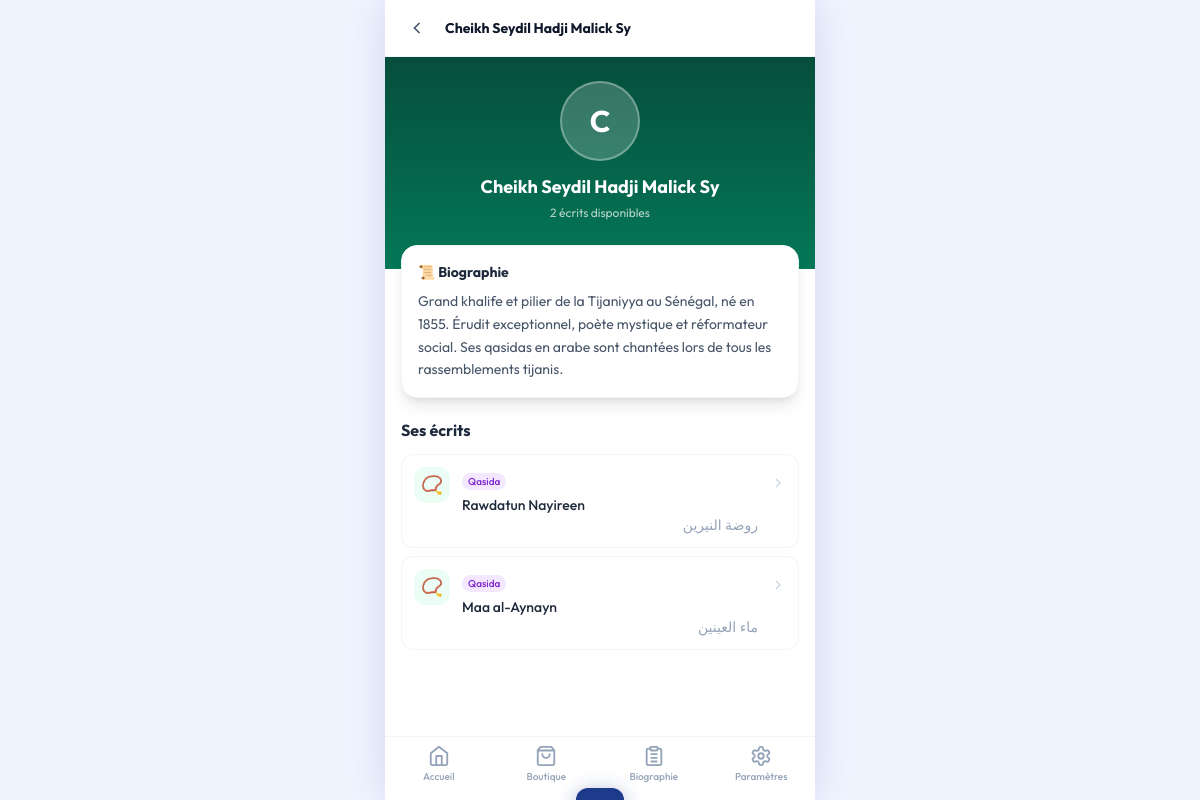
Screenshot of /pages/auteur.php?id=2 with the database file from the repository.
### tables this page shows
CREATE TABLE IF NOT EXISTS auteurs (
    id INT AUTO_INCREMENT PRIMARY KEY,
    nom VARCHAR(200) NOT NULL,
    biographie TEXT,
    photo VARCHAR(255),
    ordre INT DEFAULT 0
);

CREATE TABLE IF NOT EXISTS ecrits (
    id INT AUTO_INCREMENT PRIMARY KEY,
    auteur_id INT NOT NULL,
    titre VARCHAR(300) NOT NULL,
    titre_arabe VARCHAR(300),
    contenu_arabe LONGTEXT,
    contenu_francais LONGTEXT,
    type ENUM('qasida','wird','livre','discours','autre') DEFAULT 'autre',
    created_at TIMESTAMP DEFAULT CURRENT_TIMESTAMP,
    FOREIGN KEY (auteur_id) REFERENCES auteurs(id) ON DELETE CASCADE
);

### includes/auth.php (called while the page is built, shortened)
<?php
function e(string $str): string {
    return htmlspecialchars($str, ENT_QUOTES, 'UTF-8');
}

### pages/auteur.php (the view, shortened to what this page needs)
<?php
require_once __DIR__ . '/../includes/header.php';
$pdo = db();
$id  = (int)($_GET['id'] ?? 0);
$auteur = $pdo->prepare("SELECT * FROM auteurs WHERE id = ?");
$auteur->execute([$id]);
$auteur = $auteur->fetch();
$ecrits = $pdo->prepare("SELECT * FROM ecrits WHERE auteur_id = ? ORDER BY id DESC");
$ecrits->execute([$id]);
$ecrits = $ecrits->fetchAll();
$typeLabels = ['qasida'=>'Qasida','wird'=>'Wird','livre'=>'Livre','discours'=>'Discours','autre'=>'Autre'];
$typeColors = ['qasida'=>'bg-purple-100 text-purple-700','wird'=>'bg-blue-100 text-blue-700','livre'=>'bg-green-100 text-green-700','discours'=>'bg-amber-100 text-amber-700','autre'=>'bg-slate-100 text-slate-600'];
?>
<div class="sticky top-0 z-40 bg-white dark:bg-slate-900 border-b border-slate-100 dark:border-slate-800 px-4">
    <div class="flex items-center h-14 gap-3">
        <a href="/pages/bibliotheque.php" class="w-8 h-8 flex items-center justify-center text-slate-600 dark:text-slate-300">
            <svg xmlns="http://www.w3.org/2000/svg" width="20" height="20" fill="none" stroke="currentColor" stroke-width="2" viewBox="0 0 24 24"><path d="m15 18-6-6 6-6"/></svg>
        </a>
        <h1 class="font-bold text-slate-900 dark:text-white text-sm truncate"><?= e($auteur['nom']) ?></h1>
    </div>
</div>
<main class="page-content">
    <div class="bg-gradient-to-b from-emerald-900 to-emerald-700 px-4 pt-6 pb-12 text-white text-center">
        <div class="w-20 h-20 mx-auto rounded-full bg-white/20 border-2 border-white/30 flex items-center justify-center mb-3">
            <?php if ($auteur['photo']): ?>
            <img src="/assets/uploads/<?= e($auteur['photo']) ?>" class="w-full h-full rounded-full object-cover">
            <?php else: ?>
            <span class="text-3xl font-bold"><?= mb_strtoupper(mb_substr($auteur['nom'], 0, 1)) ?></span>
            <?php endif; ?>
        </div>
        <h2 class="text-lg font-bold"><?= e($auteur['nom']) ?></h2>
        <p class="text-xs opacity-70 mt-1"><?= count($ecrits) ?> écrits disponibles</p>
    </div>
    <div class="mx-4 -mt-6 relative z-10">
        <div class="bg-white dark:bg-slate-800 rounded-2xl shadow-lg p-4 border border-slate-100 dark:border-slate-700">
            <h3 class="text-sm font-bold text-slate-800 dark:text-slate-100 mb-2">📜 Biographie</h3>
            <p class="text-sm text-slate-600 dark:text-slate-300 leading-relaxed"><?= nl2br(e($auteur['biographie'] ?? '')) ?></p>
        </div>
    </div>
    <div class="px-4 mt-5">
        <h3 class="text-base font-bold text-slate-800 dark:text-slate-100 mb-3">Ses écrits</h3>
        <?php if (empty($ecrits)): ?>
        <div class="text-center py-8 text-slate-400">
            <span class="text-3xl block mb-2">📭</span>
            <p class="text-sm">Aucun écrit disponible</p>
        </div>
        <?php else: ?>
        <div class="space-y-2">
        <?php foreach ($ecrits as $ecrit): ?>
        <a href="/pages/ecrit.php?id=<?= $ecrit['id'] ?>" class="card-hover flex items-start gap-3 bg-white dark:bg-slate-800 rounded-xl p-3 border border-slate-100 dark:border-slate-700">
            <div class="w-9 h-9 rounded-xl bg-emerald-50 dark:bg-emerald-900/30 flex items-center justify-center flex-shrink-0">
                <span class="text-lg"><?= $ecrit['type'] === 'qasida' ? '📿' : ($ecrit['type'] === 'livre' ? '📖' : '📜') ?></span>
            </div>
            <div class="flex-1 min-w-0">
                <span class="text-[10px] px-1.5 py-0.5 rounded-full font-medium <?= $typeColors[$ecrit['type']] ?? 'bg-slate-100 text-slate-600' ?>">
                    <?= $typeLabels[$ecrit['type']] ?? 'Écrit' ?>
                </span>
                <p class="text-sm font-medium text-slate-800 dark:text-slate-100 mt-1"><?= e($ecrit['titre']) ?></p>
                <?php if ($ecrit['titre_arabe']): ?>
                <p class="arabic text-sm text-slate-400 text-right"><?= e($ecrit['titre_arabe']) ?></p>
                <?php endif; ?>
            </div>
            <svg class="w-4 h-4 text-slate-300 flex-shrink-0 mt-2" fill="none" stroke="currentColor" stroke-width="2" viewBox="0 0 24 24"><path d="m9 18 6-6-6-6"/></svg>
        </a>
        <?php endforeach; ?>
        </div>
        <?php endif; ?>
    </div>
</main>
<?php require_once __DIR__ . '/../includes/footer.php'; ?>

### includes/header.php (style rules this page uses)
* { -webkit-tap-highlight-color: transparent; }
html { scroll-behavior: smooth; }
body { font-family: 'Outfit', sans-serif; background-color: #f0f4ff; min-height: 100dvh; overscroll-behavior: none; }
.arabic { font-family: 'Amiri', serif; direction: rtl; text-align: right; }
.page-content { padding-bottom: calc(5.5rem + env(safe-area-inset-bottom)) !important; }
.card-hover { transition: transform 0.2s, box-shadow 0.2s; }

### rows the page displays
auteurs: nom "Cheikh Seydil Hadji Malick Sy", nom "C", biographie "Grand khalife et pilier de la Tijaniyya au Sénégal, né en 1855. Érudit exceptionnel, poète mystique et réformateur social. Ses qasidas en arabe sont chantées lors de tous les rassemblements tijanis."
ecrits: type "Qasida", titre "Rawdatun Nayireen", titre_arabe "روضة النيرين"
ecrits: type "Qasida", titre "Maa al-Aynayn", titre_arabe "ماء العينين"

### other values shown
count($ecrits) "2"
